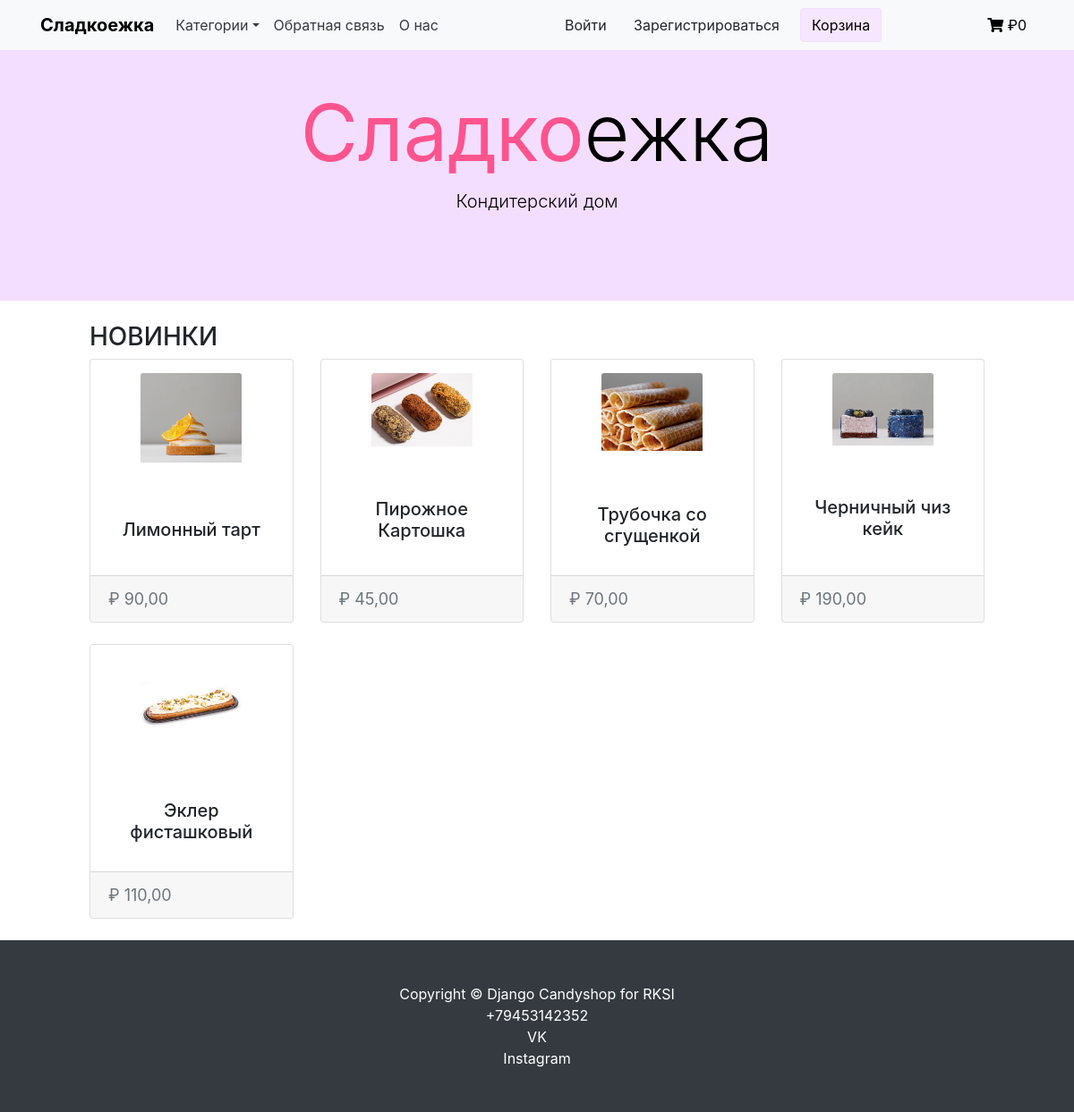
/category/pastries/, run on the app's committed database.
### shop/models.py (models this page shows, shortened)
class Product(models.Model):
    category = models.ForeignKey(Category, verbose_name='Категория', on_delete=models.CASCADE)
    title = models.CharField(max_length=255, verbose_name='Наименование')
    slug = models.SlugField(unique=True)
    image = models.ImageField(verbose_name='Изображение')
    description = models.TextField(verbose_name='Описание', null=True)
    price = models.DecimalField(max_digits=9, decimal_places=2, verbose_name='Цена')
    available = models.BooleanField(default=True, verbose_name='Доступность')
    class Meta:
        verbose_name = 'Товары'  # отображение названия в админке
        verbose_name_plural = 'Товары'  # отображение названия в админке
        ordering = ('title',)
    def get_absolute_url(self):
        return reverse('shop:product_detail', args=[self.category.slug,
                                                    self.slug])  # c помощью reverse формируем маршурут с именем shop:product_detail, для этого дополнитнительно  передаем нужные параметры

### shop/views.py (the view)
# urls.py: path('category/<slug:category_slug>/', ShopCategory.as_view(), name='product_list_by_category'),
class ShopCategory(DataMixin, ListView):
    model = Product
    template_name = 'shop/product/list.html'
    context_object_name = 'products'
    allow_empty = False  # генерация ошибки 404 если  нет товаров в категории
    def get_context_data(self, *, object_list=None, **kwargs):
        context = super().get_context_data(**kwargs)
        context['title'] = 'Категория - ' + str(context['products'][0].category).upper()
        return dict(list(context.items()))
    def get_queryset(self):
        return Product.objects.filter(category__slug=self.kwargs['category_slug'])

### cart/cart_services.py (called while the page is built)
    def get_cart(self) -> Dict[str, Dict[str, Union[str, int]]]:
        return self.session.get(settings.CART_ID, {})

### cart/context_processors.py (called while the page is built)
def get_cart_total_price(request):
    cart = Cart(request)
    cart_total_price = sum(Decimal(item['price']) * item['quantity'] for item in cart.get_cart().values())
    return {
        'cart_total_price': cart_total_price
    }

### shop/context_processors.py (called while the page is built)
def get_categories_from_shop(request):
    categories = Category.objects.all()
    return {'categories': categories}

### shop/models.py (called while the page is built)
    def __str__(self):
        return self.name

    def get_absolute_url(self):
        return reverse('shop:product_list_by_category', args=[self.slug])

### shop/templates/shop/product/list.html (shortened to what this page needs)
{% extends "shop/base.html" %}
{% load static %}
{% block content %}
    <br>
    <h3 class="sec-popular-goods_title title-h3">
        {% if category %}
            {{ category.name }}
        {% else %}
            НОВИНКИ
        {% endif %}
    </h3>
    <div class="row row-cols-1 row-cols-md-3 g-4">
        {% for product in products %}
            <div class="col" style="max-width: 25%;">
                <div class="card h-100" >
                    <a href="{{ product.get_absolute_url }}" style="text-align:center">
                        <img src="{% if product.image %}{{ product.image.url }}{% else %}{% static 'shop/img/no_image.png' %}{% endif %}" class="card-img-top" style="margin-top:15px;height:75%;width:50%" alt="...">
                    </a>
                    <div class="card-body">
                        <h5 class="card-title" style="text-align:center; margin-top:25px">{{ product.title }}</h5>
                    </div>
                    <div class="card-footer">
                        <small class="text-muted" style="font-size: 18px">₽ {{ product.price }}</small>
                    </div>
                </div>
            </div>
        {% endfor %}
    </div>
{% endblock %}

### shop/static/shop/css/base.css (style rules this page uses)
body { margin:0; padding:0; font-family:'Lobster'; }
h1, h2, h3, h4, h5 , h6 { font-family: 'Lobster'; font-weight:normal; }
a { text-decoration:none; color:#5993bb; }

### data on the page
Product: image (picture), title "Лимонный тарт", price "90,00"
Product: image (picture), title "Пирожное Картошка", price "45,00"
Product: image (picture), title "Трубочка со сгущенкой", price "70,00"
Product: image (picture), title "Черничный чиз кейк", price "190,00"
Product: image (picture), title "Эклер фисташковый", price "110,00"

### other printed values
{{ cart_total_price }} "0"
